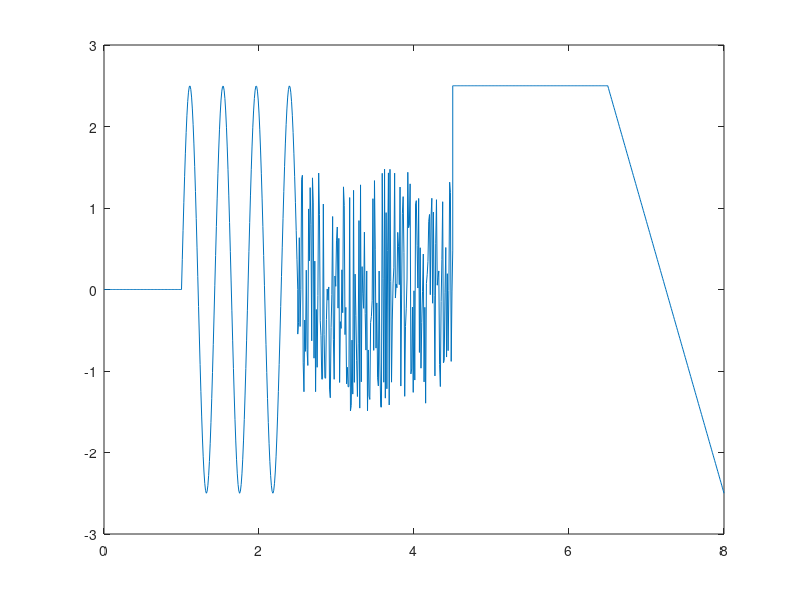

Here is the MATLAB script that generated this plot:
%% sinusoīda
t_sin = 1:0.01:2.5;
% y_sin = A0+A*sin(2*pi*f*(t-delay))
A0=0; A = 2.5; T = (2.5-1)/3.5; f = 1/T; delay = 1;
y_sin = A0+A*sin(2*pi*f*(t_sin-delay));
plot(t_sin,y_sin)
%% Lneāri mainīgs signāls 
t_saw = 6.5:0.01:8;
%y_saw = k*(t_saw-delay)
%k = (yA-yB)/(tA-tB) - līknes slīpuma koeficients
%delay - lai noteiktu delay ir jāskatās krustpunkts ar t asi (y=0)
k = (2.5-(-2.5))/(6.5-8);
delay = 7.25;
y_saw = k*(t_saw-delay);
plot(t_saw,y_saw)
%% Konstantes signāls 
t_const = 4.5:0.01:6.5;
y_const = 2.5; %nepareizi jo elementu skaitam (t un y) ir jābūt vienādam
%y_const = [2.5 2.5 2.5 2.5 2.5 jāuzraksta 201 reizi
y_const = zeros(1,201)+2.5; %viena rida 201 kolonna
y_const = ones(1,201)+2.5;
% šī pieeja arī nav korekta jo jaizmainīsies elementu skaits vektoram
% t_const, tad y_const neizmainīsies 
y_const = zeros(size(t_const))+2.5;
plot(t_const,y_const)
%% nuļļu signāls
t_zero = 0:0.01:1;
y_zero = zeros(size(t_zero));
plot(t_zero,y_zero)
%% Trokšņa signāls
t_noise = 2.5:0.01:4.5;
y_noise = rand(size(t_noise))*3-1.5;
plot(t_noise,y_noise)
%% signālu apvienošana 
t = [t_zero,t_sin,t_noise,t_const,t_saw];
y = [y_zero,y_sin,y_noise,y_const,y_saw];
plot(t,y)
ylim([-3 3])
xlim([0 8])
